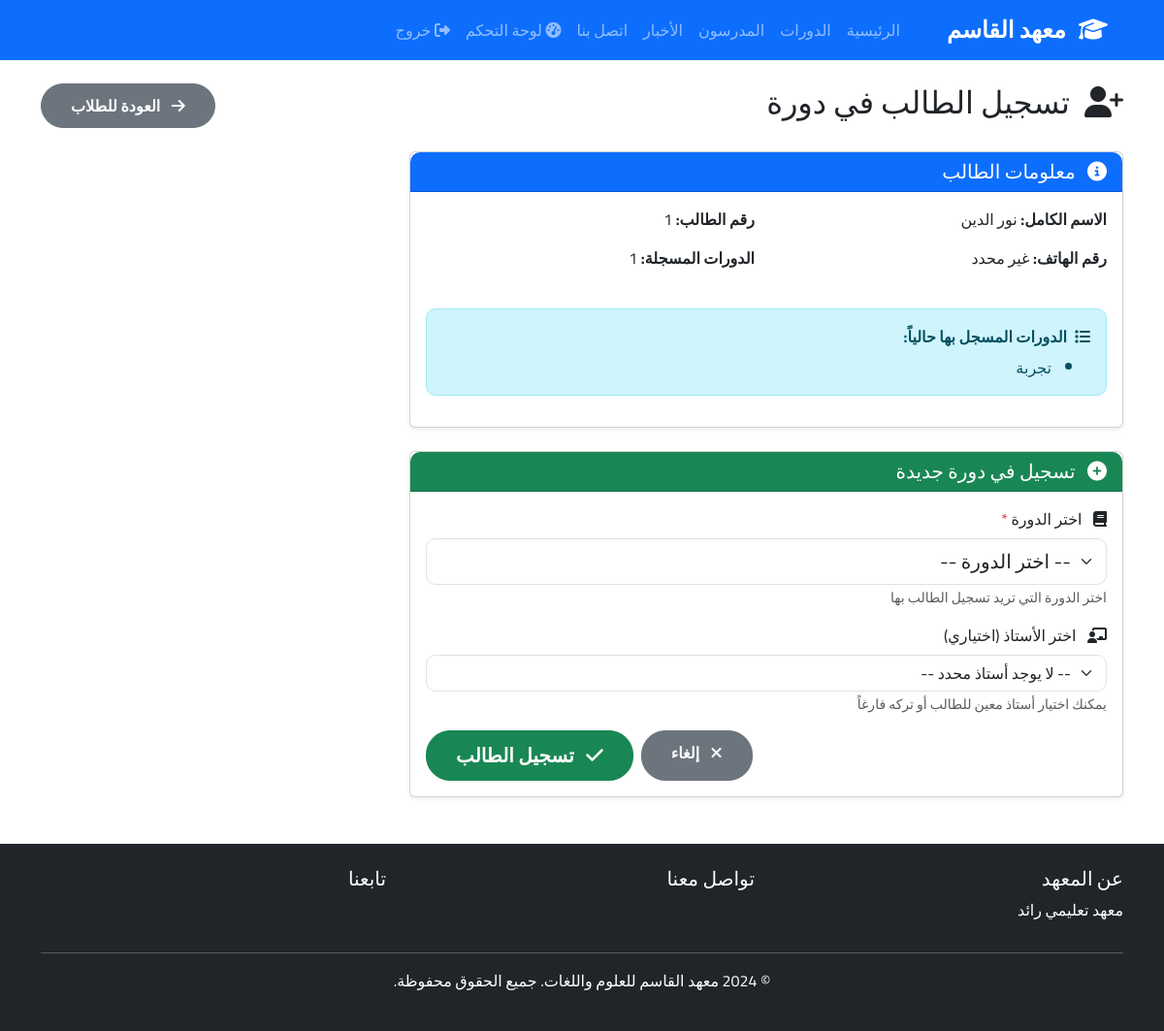
/admin/students/enroll/1 (signed in), run on the app's committed database.
### app/models/user.py (models this page shows, shortened)
class User(UserMixin, db.Model):
    __tablename__ = 'users'
    id = db.Column(db.Integer, primary_key=True)
    phone_number = db.Column(db.String(20), unique=True, nullable=False, index=True)
    password_hash = db.Column(db.String(255), nullable=False)
    full_name = db.Column(db.String(100), nullable=False)
    role = db.Column(db.String(20), nullable=False)
    is_active = db.Column(db.Boolean, default=True)
    created_at = db.Column(db.DateTime, default=damascus_now)
    session_version = db.Column(db.String(64), default=lambda: secrets.token_hex(32))
    permissions = db.Column(db.JSON, default={})
    def is_super_admin(self):
        return self.role == 'admin' and self.phone_number == '0938074766'

### app/models/student.py (models this page shows, shortened)
class Student(db.Model):
    __tablename__ = 'students'
    id = db.Column(db.Integer, primary_key=True)
    user_id = db.Column(db.Integer, db.ForeignKey('users.id'), nullable=False, unique=True)
    student_number = db.Column(db.String(50), unique=True)
    phone = db.Column(db.String(20))
    address = db.Column(db.Text)
    date_of_birth = db.Column(db.Date)
    photo = db.Column(db.String(255))
    guardian_name = db.Column(db.String(100))
    guardian_phone = db.Column(db.String(20))
    class_grade_id = db.Column(db.Integer, db.ForeignKey('class_grades.id'))
    section_id = db.Column(db.Integer, db.ForeignKey('sections.id'))
    created_at = db.Column(db.DateTime, default=damascus_now)
    user = db.relationship('User', backref='student_profile', foreign_keys=[user_id])
    class_grade = db.relationship('ClassGrade', back_populates='students')
    section = db.relationship('Section', back_populates='students')
    enrollments = db.relationship('Enrollment', backref='student', lazy='dynamic', cascade='all, delete-orphan')
    grades = db.relationship('Grade', backref='student', lazy='dynamic', cascade='all, delete-orphan')

### app/models/enrollment.py (models this page shows, shortened)
class Enrollment(db.Model):
    __tablename__ = 'enrollments'
    id = db.Column(db.Integer, primary_key=True)
    student_id = db.Column(db.Integer, db.ForeignKey('students.id'), nullable=False)
    course_id = db.Column(db.Integer, db.ForeignKey('courses.id'), nullable=False)
    teacher_id = db.Column(db.Integer, db.ForeignKey('teachers.id'))
    enrollment_date = db.Column(db.DateTime, default=damascus_now)
    status = db.Column(db.String(20), default='active')
    __table_args__ = (db.UniqueConstraint('student_id', 'course_id', name='unique_student_course'),)

### app/models/course.py (models this page shows, shortened)
class Course(db.Model):
    __tablename__ = 'courses'
    id = db.Column(db.Integer, primary_key=True)
    title = db.Column(db.String(200), nullable=False)
    description = db.Column(db.Text)
    short_description = db.Column(db.String(500))
    duration = db.Column(db.String(100))
    level = db.Column(db.String(50))
    is_featured = db.Column(db.Boolean, default=False)
    image = db.Column(db.String(255))
    start_date = db.Column(db.Date)
    end_date = db.Column(db.Date)
    max_students = db.Column(db.Integer)
    created_at = db.Column(db.DateTime, default=damascus_now)
    updated_at = db.Column(db.DateTime, default=damascus_now, onupdate=damascus_now)
    enrollments = db.relationship('Enrollment', backref='course', lazy='dynamic', cascade='all, delete-orphan')
    lessons = db.relationship('Lesson', backref='course', lazy='dynamic', cascade='all, delete-orphan')
    def enrolled_count(self):
        return self.enrollments.filter_by(status='active').count()
    def available_seats(self):
        if self.max_students:
            return max(0, self.max_students - self.enrolled_count())
        return None

### app/routes/admin.py (the view, shortened to what this page needs)
@bp.route('/students/enroll/<int:student_id>', methods=['GET', 'POST'])
@role_or_permission_required(roles=['admin', 'assistant'], permissions=['students.enroll'])
def enroll_student(student_id):
    student = Student.query.get_or_404(student_id)
    teachers = Teacher.query.all()
    courses = Course.query.all()
    return render_template('admin/enroll_student.html', student=student, teachers=teachers, courses=courses)

### app/templates/admin/enroll_student.html (shortened to what this page needs)
{% extends "base.html" %}
{% block content %}
<div class="container mt-4">
    <div class="d-flex justify-content-between align-items-center mb-4">
        <h2>
            <i class="fas fa-user-plus ms-2"></i>
            تسجيل الطالب في دورة
        </h2>
        <a href="{{ url_for('admin.students') }}" class="btn btn-secondary">
            <i class="fas fa-arrow-right ms-2"></i>
            العودة للطلاب
        </a>
    </div>
    <div class="row">
        <div class="col-md-8 offset-md-2">
            <div class="card shadow-sm">
                <div class="card-header bg-primary text-white">
                    <h5 class="mb-0">
                        <i class="fas fa-info-circle ms-2"></i>
                        معلومات الطالب
                    </h5>
                </div>
                <div class="card-body">
                    <div class="row mb-4">
                        <div class="col-md-6">
                            <p><strong>الاسم الكامل:</strong> {{ student.user.full_name }}</p>
                        </div>
                        <div class="col-md-6">
                            <p><strong>رقم الطالب:</strong> {{ student.student_number or 'غير محدد' }}</p>
                        </div>
                        <div class="col-md-6">
                            <p><strong>رقم الهاتف:</strong> {{ student.phone or 'غير محدد' }}</p>
                        </div>
                        <div class="col-md-6">
                            <p><strong>الدورات المسجلة:</strong> {{ student.enrollments.count() }}</p>
                        </div>
                    </div>
                    {% if student.enrollments.count() > 0 %}
                    <div class="alert alert-info">
                        <strong><i class="fas fa-list ms-2"></i>الدورات المسجل بها حالياً:</strong>
                        <ul class="mb-0 mt-2">
                            {% for enrollment in student.enrollments %}
                            <li>
                                {{ enrollment.course.title }}
                            </li>
                            {% endfor %}
                        </ul>
                    </div>
                    {% endif %}
                </div>
            </div>
            <div class="card shadow-sm mt-4">
                <div class="card-header bg-success text-white">
                    <h5 class="mb-0">
                        <i class="fas fa-plus-circle ms-2"></i>
                        تسجيل في دورة جديدة
                    </h5>
                </div>
                <div class="card-body">
                    <form method="POST" action="{{ url_for('admin.enroll_student', student_id=student.id) }}">
                        <div class="mb-3">
                            <label class="form-label">
                                <i class="fas fa-book ms-2"></i>
                                اختر الدورة <span class="text-danger">*</span>
                            </label>
                            <select name="course_id" class="form-select form-select-lg" required>
                                <option value="">-- اختر الدورة --</option>
                            </select>
                            <small class="form-text text-muted">اختر الدورة التي تريد تسجيل الطالب بها</small>
                        </div>
                        <div class="mb-3">
                            <label class="form-label">
                                <i class="fas fa-chalkboard-teacher ms-2"></i>
                                اختر الأستاذ (اختياري)
                            </label>
                            <select name="teacher_id" class="form-select">
                                <option value="">-- لا يوجد أستاذ محدد --</option>
                            </select>
                            <small class="form-text text-muted">يمكنك اختيار أستاذ معين للطالب أو تركه فارغاً</small>
                        </div>
                        <div class="d-grid gap-2 d-md-flex justify-content-md-end">
                            <a href="{{ url_for('admin.students') }}" class="btn btn-secondary">
                                <i class="fas fa-times ms-2"></i>
                                إلغاء
                            </a>
                            <button type="submit" class="btn btn-success btn-lg">
                                <i class="fas fa-check ms-2"></i>
                                تسجيل الطالب
                            </button>
                        </div>
                    </form>
                </div>
            </div>
        </div>
    </div>
</div>
{% endblock %}

### app/static/css/style.css (style rules this page uses)
* { font-family: 'Cairo', sans-serif; }
body { min-height: 100vh; display: flex; flex-direction: column; }
.card { transition: transform 0.3s ease, box-shadow 0.3s ease; }
.btn { border-radius: 25px; padding: 10px 30px; font-weight: 600; }
.alert { border-radius: 10px; }
.form-control, .form-select { border-radius: 10px; }
.card-header { border-radius: 10px 10px 0 0 !important; }
.shadow-sm { box-shadow: 0 0.125rem 0.25rem rgba(0,0,0,0.075) !important; }

### data on the page
User: user.full_name "نور الدين"
Student: student_number "1", phone "غير محدد"
Enrollment: course "تجربة"

### other printed values
{{ student.enrollments.count() }} "1"
